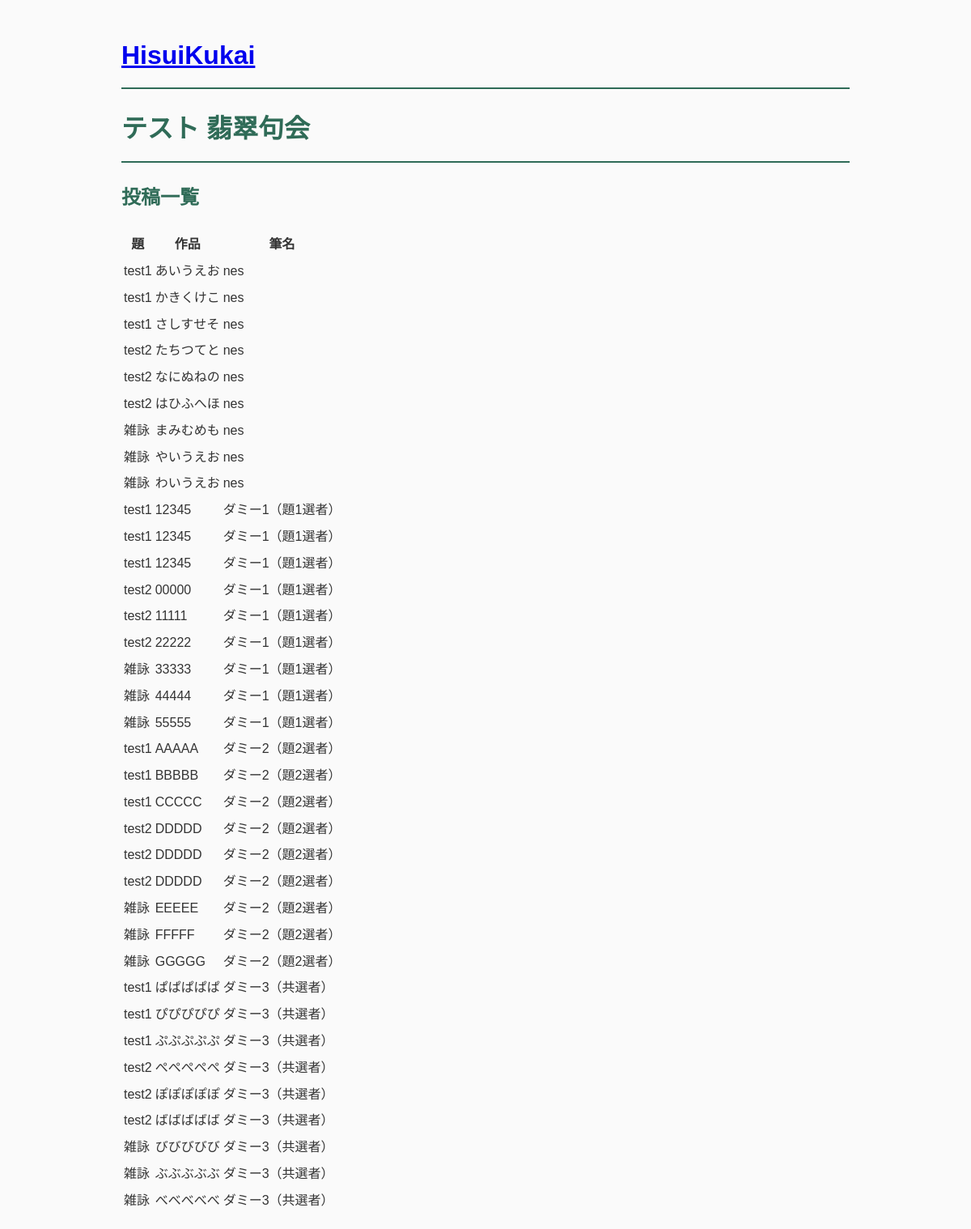
The app's page /contest/2/submissions with its own data.
### tables this page shows
CREATE TABLE contests (
    id INTEGER PRIMARY KEY AUTOINCREMENT,

    contest_no TEXT NOT NULL,

    theme1 TEXT NOT NULL,
    judge1 TEXT NOT NULL,

    theme2 TEXT NOT NULL,
    judge2 TEXT NOT NULL,

    free_judge TEXT NOT NULL,

    status TEXT NOT NULL DEFAULT 'created',
    deadline_at TEXT,

    created_at TIMESTAMP DEFAULT CURRENT_TIMESTAMP
);

CREATE TABLE submissions (
    id INTEGER PRIMARY KEY AUTOINCREMENT,

    participant_id INTEGER NOT NULL,

    theme TEXT NOT NULL,

    poem TEXT NOT NULL,

    created_at TIMESTAMP DEFAULT CURRENT_TIMESTAMP,

    FOREIGN KEY(participant_id) REFERENCES participants(id)
);

CREATE TABLE participants (
    id INTEGER PRIMARY KEY AUTOINCREMENT,

    contest_id INTEGER NOT NULL,

    pen_name TEXT NOT NULL,
    pen_name_kana TEXT NOT NULL,

    created_at TIMESTAMP DEFAULT CURRENT_TIMESTAMP,

    FOREIGN KEY(contest_id) REFERENCES contests(id)
);

### app.py (the view)
@app.route("/contest/<int:contest_id>/submissions")
def submissions(contest_id):
    contest = get_contest(contest_id)
    submissions = get_submissions(contest_id)
    return render_template(
        "submissions.html",
        contest=contest,
        submissions=submissions,
    )

### database.py (called while the page is built)
def get_connection():
    conn = sqlite3.connect(DATABASE)
    conn.row_factory = sqlite3.Row
    return conn

### services/contest_service.py (called while the page is built)
def get_contest(contest_id):
    conn = get_connection()
    contest = conn.execute(
        """
        SELECT *
        FROM contests
        WHERE id = ?
        """,
        (contest_id,),
    ).fetchone()
    conn.close()
    return contest

### services/submission_service.py (called while the page is built)
def get_submissions(contest_id):
    conn = get_connection()
    submissions = conn.execute(
        """
        SELECT

            participants.pen_name,
            participants.pen_name_kana,

            submissions.theme,
            submissions.poem

        FROM submissions

        JOIN participants
        ON submissions.participant_id = participants.id

        WHERE participants.contest_id = ?

        ORDER BY participants.id
        """,
        (contest_id,),
    ).fetchall()
    conn.close()
    return submissions

### templates/submissions.html (shortened to what this page needs)
{% extends "base.html" %}
{% block content %}
<h1>{{ contest["contest_no"] }} 翡翠句会</h1>
<h2>投稿一覧</h2>
<table>
<tr>
<th>題</th>
<th>作品</th>
<th>筆名</th>
</tr>
{% for submission in submissions %}
<tr>
<td>
{% if submission["theme"] == "theme1" %}
{{ contest["theme1"] }}
{% elif submission["theme"] == "theme2" %}
{{ contest["theme2"] }}
{% else %}
雑詠
{% endif %}
</td>
<td>{{ submission["poem"] }}</td>
<td>{{ submission["pen_name"] }}</td>
</tr>
{% endfor %}
</table>
{% endblock %}

### static/style.css (style rules this page uses)
body { max-width: 900px; margin: 40px auto; padding: 0 30px; font-family: "Noto Sans JP", sans-serif; line-height: 1.8; color: #333; background: #fafafa; }
h1 { color: #2f6b57; border-bottom: 2px solid #2f6b57; padding-bottom: 10px; }
h2 { color: #2f6b57; }

### records on screen
contests: contest_no "テスト", theme1 "test1", theme2 "test2"
submissions: poem "あいうえお", pen_name "nes"
submissions: poem "かきくけこ", pen_name "nes"
submissions: poem "さしすせそ", pen_name "nes"
submissions: poem "たちつてと", pen_name "nes"
submissions: poem "なにぬねの", pen_name "nes"
submissions: poem "はひふへほ", pen_name "nes"
submissions: theme "雑詠", poem "まみむめも", pen_name "nes"
submissions: theme "雑詠", poem "やいうえお", pen_name "nes"
submissions: theme "雑詠", poem "わいうえお", pen_name "nes"
submissions: poem "12345", pen_name "ダミー1（題1選者）"
submissions: poem "12345", pen_name "ダミー1（題1選者）"
submissions: poem "12345", pen_name "ダミー1（題1選者）"
submissions: poem "00000", pen_name "ダミー1（題1選者）"
submissions: poem "11111", pen_name "ダミー1（題1選者）"
submissions: poem "22222", pen_name "ダミー1（題1選者）"
submissions: theme "雑詠", poem "33333", pen_name "ダミー1（題1選者）"
submissions: theme "雑詠", poem "44444", pen_name "ダミー1（題1選者）"
submissions: theme "雑詠", poem "55555", pen_name "ダミー1（題1選者）"
submissions: poem "AAAAA", pen_name "ダミー2（題2選者）"
submissions: poem "BBBBB", pen_name "ダミー2（題2選者）"
submissions: poem "CCCCC", pen_name "ダミー2（題2選者）"
submissions: poem "DDDDD", pen_name "ダミー2（題2選者）"
submissions: poem "DDDDD", pen_name "ダミー2（題2選者）"
submissions: poem "DDDDD", pen_name "ダミー2（題2選者）"
submissions: theme "雑詠", poem "EEEEE", pen_name "ダミー2（題2選者）"
submissions: theme "雑詠", poem "FFFFF", pen_name "ダミー2（題2選者）"
submissions: theme "雑詠", poem "GGGGG", pen_name "ダミー2（題2選者）"
submissions: poem "ぱぱぱぱぱ", pen_name "ダミー3（共選者）"
submissions: poem "ぴぴぴぴぴ", pen_name "ダミー3（共選者）"
submissions: poem "ぷぷぷぷぷ", pen_name "ダミー3（共選者）"
submissions: poem "ぺぺぺぺぺ", pen_name "ダミー3（共選者）"
submissions: poem "ぽぽぽぽぽ", pen_name "ダミー3（共選者）"
submissions: poem "ばばばばば", pen_name "ダミー3（共選者）"
submissions: theme "雑詠", poem "びびびびび", pen_name "ダミー3（共選者）"
submissions: theme "雑詠", poem "ぶぶぶぶぶ", pen_name "ダミー3（共選者）"
submissions: theme "雑詠", poem "べべべべべ", pen_name "ダミー3（共選者）"
